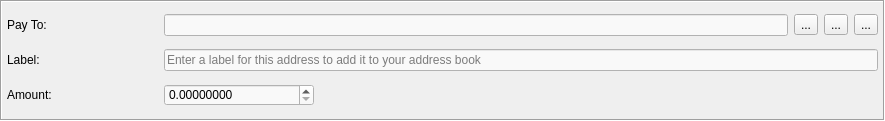
<?xml version="1.0" encoding="UTF-8"?>
<ui version="4.0">
 <class>TransferFrame</class>
 <widget class="QFrame" name="TransferFrame">
  <property name="geometry">
   <rect>
    <x>0</x>
    <y>0</y>
    <width>885</width>
    <height>121</height>
   </rect>
  </property>
  <property name="windowTitle">
   <string>Frame</string>
  </property>
  <property name="frameShape">
   <enum>QFrame::Box</enum>
  </property>
  <property name="frameShadow">
   <enum>QFrame::Sunken</enum>
  </property>
  <layout class="QGridLayout" name="gridLayout">
   <property name="leftMargin">
    <number>5</number>
   </property>
   <property name="topMargin">
    <number>5</number>
   </property>
   <property name="rightMargin">
    <number>5</number>
   </property>
   <property name="bottomMargin">
    <number>5</number>
   </property>
   <item row="0" column="0">
    <widget class="QLabel" name="label">
     <property name="text">
      <string>Pay To:</string>
     </property>
    </widget>
   </item>
   <item row="0" column="3">
    <widget class="QToolButton" name="m_addressBookButton">
     <property name="text">
      <string>...</string>
     </property>
     <property name="icon">
      <iconset resource="../../resources.qrc">
       <normaloff>:/icons/address-book</normaloff>:/icons/address-book</iconset>
     </property>
    </widget>
   </item>
   <item row="0" column="4">
    <widget class="QToolButton" name="m_pasteButton">
     <property name="text">
      <string>...</string>
     </property>
     <property name="icon">
      <iconset resource="../../resources.qrc">
       <normaloff>:/icons/paste</normaloff>:/icons/paste</iconset>
     </property>
    </widget>
   </item>
   <item row="1" column="1" colspan="5">
    <widget class="QLineEdit" name="m_labelEdit">
     <property name="styleSheet">
      <string notr="true">color: rgb(0, 0, 0);
border-color:  rgb(76, 60, 77);
background-color: rgb(249, 249, 249);</string>
     </property>
     <property name="placeholderText">
      <string>Enter a label for this address to add it to your address book</string>
     </property>
    </widget>
   </item>
   <item row="2" column="0">
    <widget class="QLabel" name="label_3">
     <property name="text">
      <string>Amount:</string>
     </property>
    </widget>
   </item>
   <item row="0" column="5">
    <widget class="QToolButton" name="m_removeButton">
     <property name="text">
      <string>...</string>
     </property>
     <property name="icon">
      <iconset resource="../../resources.qrc">
       <normaloff>:/icons/remove</normaloff>:/icons/remove</iconset>
     </property>
    </widget>
   </item>
   <item row="2" column="2" colspan="4">
    <spacer name="horizontalSpacer">
     <property name="orientation">
      <enum>Qt::Horizontal</enum>
     </property>
     <property name="sizeHint" stdset="0">
      <size>
       <width>558</width>
       <height>17</height>
      </size>
     </property>
    </spacer>
   </item>
   <item row="1" column="0">
    <widget class="QLabel" name="label_2">
     <property name="text">
      <string>Label:</string>
     </property>
    </widget>
   </item>
   <item row="2" column="1">
    <widget class="QDoubleSpinBox" name="m_amountSpin">
     <property name="layoutDirection">
      <enum>Qt::LeftToRight</enum>
     </property>
     <property name="styleSheet">
      <string notr="true">color: rgb(0, 0, 0);
border-color:  rgb(76, 60, 77);
background-color: rgb(249, 249, 249);</string>
     </property>
     <property name="suffix">
      <string notr="true"/>
     </property>
     <property name="decimals">
      <number>8</number>
     </property>
     <property name="maximum">
      <double>999999999.999999046325684</double>
     </property>
    </widget>
   </item>
   <item row="0" column="1" colspan="2">
    <widget class="QLineEdit" name="m_addressEdit">
     <property name="styleSheet">
      <string notr="true">color: rgb(0, 0, 0);
border-color:  rgb(76, 60, 77);
background-color: rgb(249, 249, 249);</string>
     </property>
    </widget>
   </item>
  </layout>
 </widget>
 <tabstops>
  <tabstop>m_addressEdit</tabstop>
  <tabstop>m_labelEdit</tabstop>
  <tabstop>m_amountSpin</tabstop>
  <tabstop>m_addressBookButton</tabstop>
  <tabstop>m_pasteButton</tabstop>
  <tabstop>m_removeButton</tabstop>
 </tabstops>
 <resources>
  <include location="../../resources.qrc"/>
 </resources>
 <connections>
  <connection>
   <sender>m_removeButton</sender>
   <signal>clicked()</signal>
   <receiver>TransferFrame</receiver>
   <slot>close()</slot>
   <hints>
    <hint type="sourcelabel">
     <x>862</x>
     <y>21</y>
    </hint>
    <hint type="destinationlabel">
     <x>442</x>
     <y>60</y>
    </hint>
   </hints>
  </connection>
  <connection>
   <sender>m_addressBookButton</sender>
   <signal>clicked()</signal>
   <receiver>TransferFrame</receiver>
   <slot>addressBookClicked()</slot>
   <hints>
    <hint type="sourcelabel">
     <x>786</x>
     <y>21</y>
    </hint>
    <hint type="destinationlabel">
     <x>442</x>
     <y>60</y>
    </hint>
   </hints>
  </connection>
  <connection>
   <sender>m_pasteButton</sender>
   <signal>clicked()</signal>
   <receiver>TransferFrame</receiver>
   <slot>pasteClicked()</slot>
   <hints>
    <hint type="sourcelabel">
     <x>824</x>
     <y>21</y>
    </hint>
    <hint type="destinationlabel">
     <x>442</x>
     <y>60</y>
    </hint>
   </hints>
  </connection>
 </connections>
 <slots>
  <slot>addressBookClicked()</slot>
  <slot>pasteClicked()</slot>
 </slots>
</ui>
